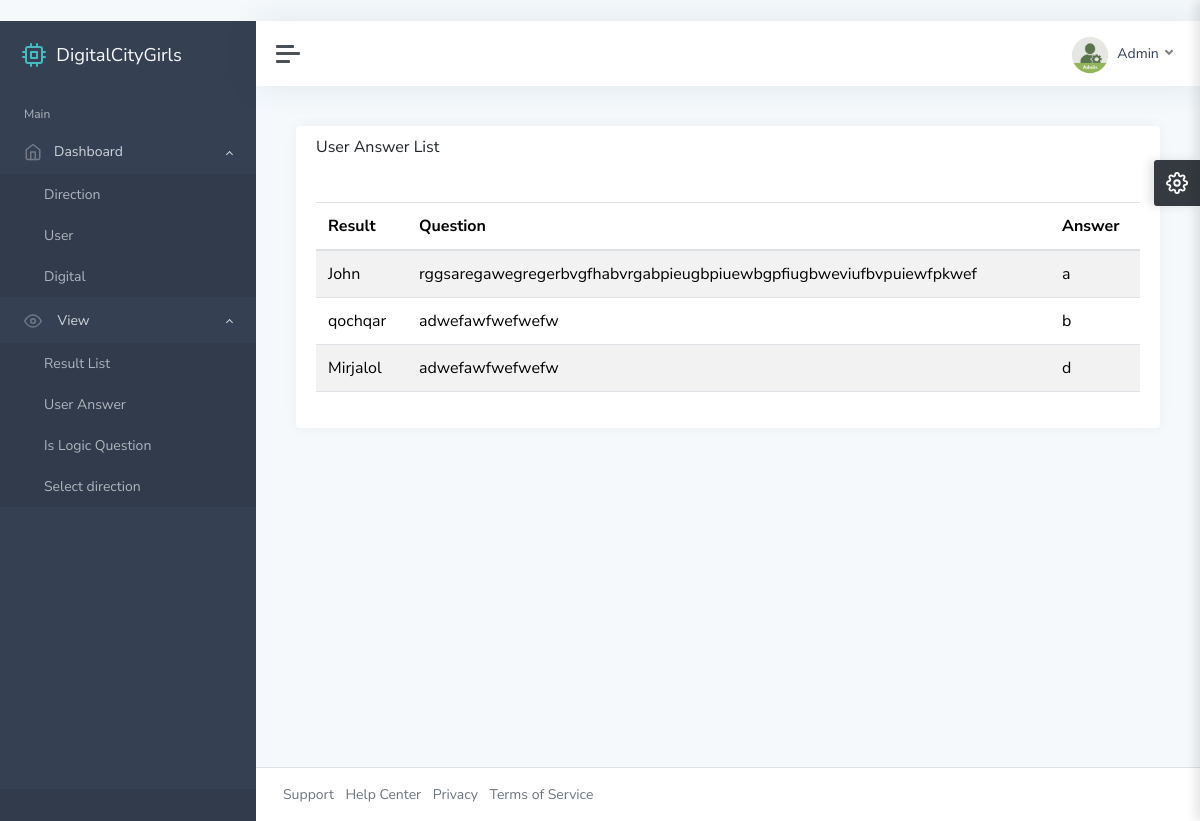
The page /ad/user-answer/ (signed in) on the database as committed earlier.
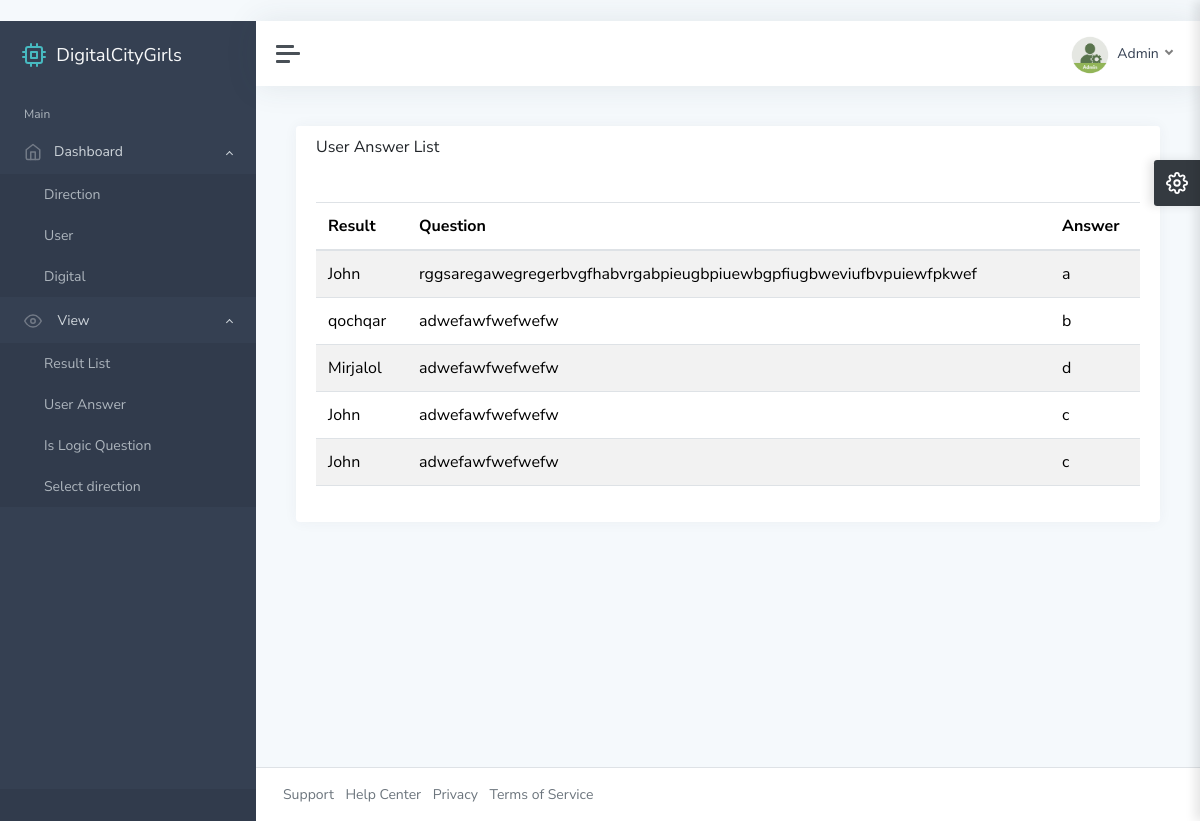
The same page on the database as committed later.
### main/models.py (models this page shows)
class UserAnswer(models.Model):
    result = models.ForeignKey(Result, on_delete=models.CASCADE)
    question = models.ForeignKey(IsLogicQuestion, on_delete=models.CASCADE, related_name='question_results')
    answer = models.CharField(max_length=255)

class Result(models.Model):
    question = models.ForeignKey(Direction, on_delete=models.CASCADE)
    user = models.ForeignKey(User, on_delete=models.CASCADE)
    tru_answers = models.IntegerField()
    false_answers = models.IntegerField()
    total_question = models.IntegerField()
    percentage = models.FloatField()
    def __str__(self):
        return f"{self.user}"

class User(models.Model):
    fullname = models.CharField(max_length=255)
    phone = models.PositiveIntegerField()
    direction = models.ForeignKey(Direction, on_delete=models.CASCADE)
    def __str__(self):
        return self.fullname

class IsLogicQuestion(models.Model):
    direction = models.ForeignKey(Direction, on_delete=models.CASCADE, null=False)
    is_logic_question = RichTextUploadingField()
    def __str__(self):
        return self.is_logic_question

### adminstrator/views.py (the view)
# urls.py: path("user-answer/", user_answer_view, name='user-answer'),
@login_required
def user_answer_view(request):
    context = {
        "user_answer": UserAnswer.objects.all(),
    }
    return render(request, "user-answer.html", context)

### template/user-answer.html (shortened to what this page needs)
﻿{% extends 'base.html' %}
{% load static %}
{% block content %}
			<main class="content">
				<div class="container-fluid p-0">
					<div class="row">
						<div class="col-12 col-xl-12">
							<div class="card">
								<div class="card-header">
									<h5 class="card-title">User Answer List</h5>
								</div>
								<div class="card-body">
									<table id="datatables-basic" class="table table-striped" style="width:100%">
										<thead>
											<tr>
												<th>Result</th>
												<th>Question</th>
												<th>Answer</th>
											</tr>
										</thead>
										<tbody>
										{% for i in user_answer %}
											<tr>
												<td>{{ i.result }}</td>
												<td>{{ i.question }}</td>
												<td>{{ i.answer }}</td>
											</tr>
										{% endfor %}
										</tbody>
									</table>
								</div>
							</div>
						</div>
					</div>
				</div>
			</main>
{% endblock content %}

Rows that differ between the two databases and show on the page:
added UserAnswer: result "John", question "adwefawfwefwefw", answer "c"
added UserAnswer: result "John", question "adwefawfwefwefw", answer "c"
